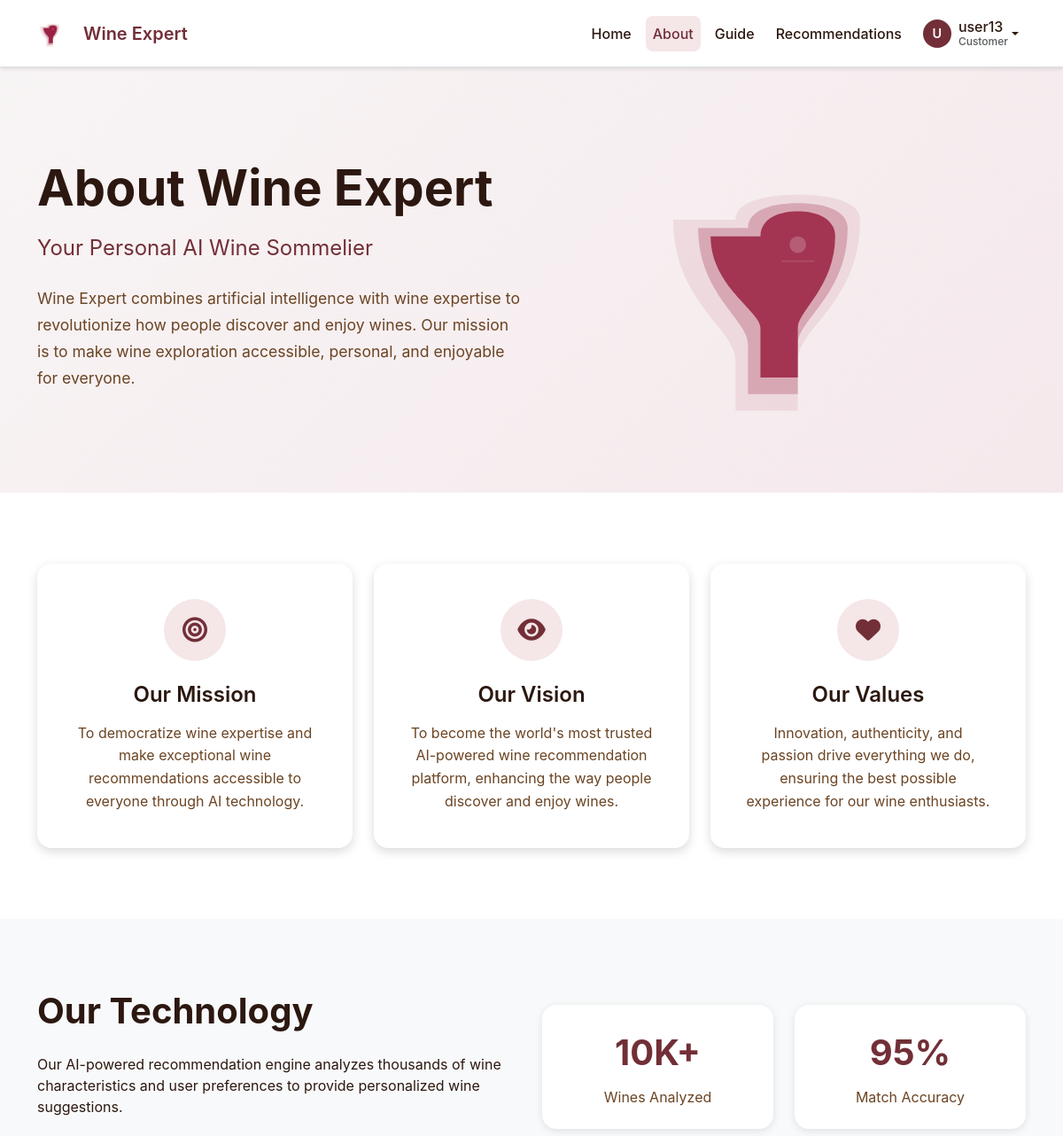
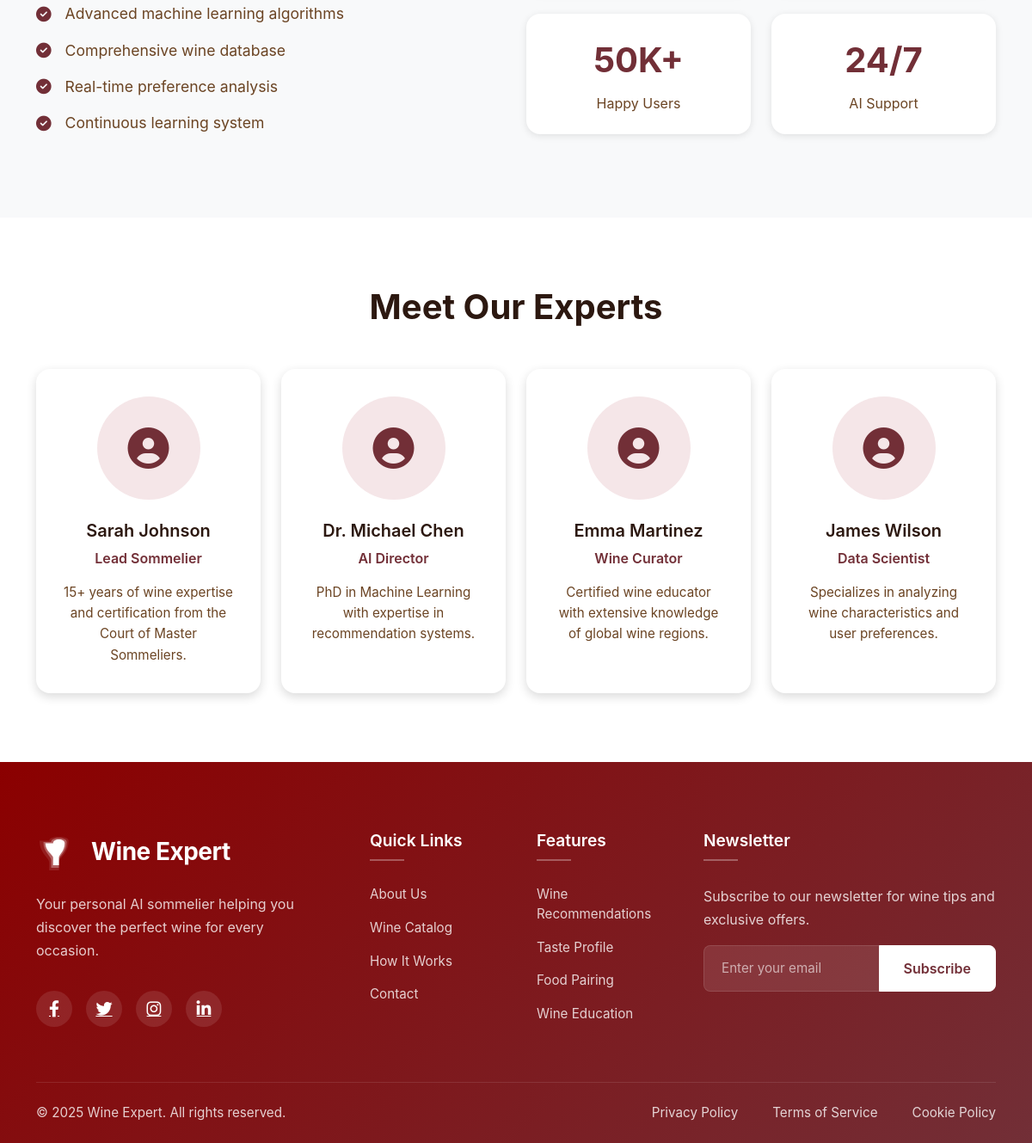
/about (signed in), run on the app's committed database (2 pictures, top to bottom).
### models/wine/recommendations.py (models this page shows, shortened)
class WineRecommender(User):
    """Wine recommendation engine."""

### routes/main.py (the view)
@main.route('/about')
def about():
    return render_template('about.html', current_year=datetime.now().year)

### extensions.py (called while the page is built)
def init_extensions(app):
    db.init_app(app)
    login_manager.init_app(app)
    login_manager.login_view = 'auth.login'
    login_manager.login_message_category = 'info'
    migrate.init_app(app, db)
    csrf.init_app(app)
    @login_manager.user_loader
    def load_user(user_id):
        from models.user.user import User
        return User.load_user(user_id)
    return app

### models/user/user.py (called while the page is built)
    @classmethod
    def load_user(cls, user_id):
        return cls.query.filter_by(id=user_id).first()

### templates/about.html (shortened to what this page needs)
{% extends 'base.html' %} {% block title %}About Us{% endblock %} {% block
content %}
<section class="about-hero">
	<div class="container">
		<div class="row align-items-center">
			<div class="col-lg-6">
				<h1 class="about-title">About Wine Expert</h1>
				<p class="about-subtitle">Your Personal AI Wine Sommelier</p>
				<p class="about-description">
					Wine Expert combines artificial intelligence with wine expertise to
					revolutionize how people discover and enjoy wines. Our mission is to
					make wine exploration accessible, personal, and enjoyable for
					everyone.
				</p>
			</div>
			<div class="col-lg-6">
				<div class="about-image">
					<img
						src="{{ url_for('static', filename='images/logo.svg') }}"
						alt="Wine Expert Logo"
						class="about-logo"
					/>
				</div>
			</div>
		</div>
	</div>
</section>
<section class="about-mission">
	<div class="container">
		<div class="row g-4">
			<div class="col-md-4">
				<div class="mission-card">
					<div class="mission-icon">
						<i class="fas fa-bullseye"></i>
					</div>
					<h3>Our Mission</h3>
					<p>
						To democratize wine expertise and make exceptional wine
						recommendations accessible to everyone through AI technology.
					</p>
				</div>
			</div>
			<div class="col-md-4">
				<div class="mission-card">
					<div class="mission-icon">
						<i class="fas fa-eye"></i>
					</div>
					<h3>Our Vision</h3>
					<p>
						To become the world's most trusted AI-powered wine recommendation
						platform, enhancing the way people discover and enjoy wines.
					</p>
				</div>
			</div>
			<div class="col-md-4">
				<div class="mission-card">
					<div class="mission-icon">
						<i class="fas fa-heart"></i>
					</div>
					<h3>Our Values</h3>
					<p>
						Innovation, authenticity, and passion drive everything we do,
						ensuring the best possible experience for our wine enthusiasts.
					</p>
				</div>
			</div>
		</div>
	</div>
</section>
<section class="about-technology">
	<div class="container">
		<div class="row align-items-center">
			<div class="col-lg-6">
				<div class="technology-content">
					<h2>Our Technology</h2>
					<p class="mb-4">
						Our AI-powered recommendation engine analyzes thousands of wine
						characteristics and user preferences to provide personalized wine
						suggestions.
					</p>
					<ul class="technology-features">
						<li>
							<i class="fas fa-check-circle"></i>
							Advanced machine learning algorithms
						</li>
						<li>
							<i class="fas fa-check-circle"></i>
							Comprehensive wine database
						</li>
						<li>
							<i class="fas fa-check-circle"></i>
							Real-time preference analysis
						</li>
						<li>
							<i class="fas fa-check-circle"></i>
							Continuous learning system
						</li>
					</ul>
				</div>
			</div>
			<div class="col-lg-6">
				<div class="technology-stats">
					<div class="row g-4">
						<div class="col-6">
							<div class="stat-card">
								<div class="stat-number">10K+</div>
								<div class="stat-label">Wines Analyzed</div>
							</div>
						</div>
						<div class="col-6">
							<div class="stat-card">
								<div class="stat-number">95%</div>
								<div class="stat-label">Match Accuracy</div>
							</div>
						</div>
						<div class="col-6">
							<div class="stat-card">
								<div class="stat-number">50K+</div>
								<div class="stat-label">Happy Users</div>
							</div>
						</div>
						<div class="col-6">
							<div class="stat-card">
								<div class="stat-number">24/7</div>
								<div class="stat-label">AI Support</div>
							</div>
						</div>
					</div>
				</div>
			</div>
		</div>
	</div>
</section>
<section class="about-team">
	<div class="container">
		<h2 class="text-center mb-5">Meet Our Experts</h2>
		<div class="row g-4">
			<div class="col-lg-3 col-md-6">
				<div class="team-card">
					<div class="team-image">
						<i class="fas fa-user-circle"></i>
					</div>
					<h4>Sarah Johnson</h4>
					<p class="team-role">Lead Sommelier</p>
					<p class="team-description">
						15+ years of wine expertise and certification from the Court of
						Master Sommeliers.
					</p>
				</div>
			</div>
			<div class="col-lg-3 col-md-6">
				<div class="team-card">
					<div class="team-image">
						<i class="fas fa-user-circle"></i>
					</div>
					<h4>Dr. Michael Chen</h4>
					<p class="team-role">AI Director</p>
					<p class="team-description">
						PhD in Machine Learning with expertise in recommendation systems.
					</p>
				</div>
			</div>
			<div class="col-lg-3 col-md-6">
				<div class="team-card">
					<div class="team-image">
						<i class="fas fa-user-circle"></i>
					</div>
					<h4>Emma Martinez</h4>
					<p class="team-role">Wine Curator</p>
					<p class="team-description">
						Certified wine educator with extensive knowledge of global wine
						regions.
					</p>
				</div>
			</div>
			<div class="col-lg-3 col-md-6">
				<div class="team-card">
					<div class="team-image">
						<i class="fas fa-user-circle"></i>
					</div>
					<h4>James Wilson</h4>
					<p class="team-role">Data Scientist</p>
					<p class="team-description">
						Specializes in analyzing wine characteristics and user preferences.
					</p>
				</div>
			</div>
		</div>
	</div>
</section>
{% endblock %}

### templates/base.html (shortened to what this page needs)
<!DOCTYPE html>
<html lang="en">
	<head>
		<link
			href="https://cdn.jsdelivr.net/npm/bootstrap@5.3.0/dist/css/bootstrap.min.css"
			rel="stylesheet"
		/>
		<link
			rel="stylesheet"
			href="https://cdnjs.cloudflare.com/ajax/libs/font-awesome/6.4.0/css/all.min.css"
		/>
		<link
			rel="stylesheet"
			href="https://cdn.jsdelivr.net/npm/sweetalert2@11/dist/sweetalert2.min.css"
		/>
		<link
			rel="stylesheet"
			href="{{ url_for('static', filename='css/style.css') }}"
		/>
	</head>
	<body class="{{ body_class }}">
		<nav class="navbar navbar-expand-lg">
			<div class="container">
				<a class="navbar-brand" href="{{ url_for('main.index') }}">
					<img
						src="{{ url_for('static', filename='images/logo.svg') }}"
						alt="Wine Expert"
						height="48"
					/>
					<span>Wine Expert</span>
				</a>
				<div class="collapse navbar-collapse" id="navbarNav">
					<ul class="navbar-nav ms-auto align-items-center">
						<li class="nav-item">
							<a
								class="nav-link {{ 'active' if request.endpoint == 'main.index' }}"
								href="{{ url_for('main.index') }}"
								>Home</a
							>
						</li>
						<li class="nav-item">
							<a
								class="nav-link {{ 'active' if request.endpoint == 'main.about' }}"
								href="{{ url_for('main.about') }}"
								>About</a
							>
						</li>
						<li class="nav-item">
							<a
								class="nav-link {{ 'active' if request.endpoint == 'main.guide' }}"
								href="{{ url_for('main.guide') }}"
								>Guide</a
							>
						</li>
						{% if current_user.is_authenticated %}
						<li class="nav-item">
							<a
								class="nav-link {{ 'active' if request.endpoint == 'main.recommendations' }}"
								href="{{ url_for('main.recommendations') }}"
								>Recommendations</a
							>
						</li>
						<li class="nav-item dropdown">
							<a
								class="nav-link dropdown-toggle d-flex align-items-center"
								href="#"
								id="userDropdown"
								role="button"
								data-bs-toggle="dropdown"
								aria-expanded="false"
							>
								<div class="user-avatar">
									{{ current_user.username[0].upper() }}
								</div>
								<div class="user-info d-none d-lg-flex flex-column">
									<span class="username">{{ current_user.username }}</span>
									<small class="user-role text-muted"
										>{{ current_user.role.value|title }}</small
									>
								</div>
							</a>
						</li>
						{% endif %}
					</ul>
				</div>
			</div>
		</nav>
		<main class="content-wrapper">
			 {% block content %}{%
			endblock %}
		</main>
		<footer class="footer">
			<div class="container">
				<div class="footer-content">
					<div class="row g-4 g-lg-5">
						<div class="col-lg-4 col-md-6">
							<div class="footer-brand">
								<div class="d-flex align-items-center gap-3 mb-4">
									<img
										src="{{ url_for('static', filename='images/logo.svg') }}"
										alt="Wine Expert Logo"
										height="48"
										class="footer-logo"
									/>
									<div class="brand-text">Wine Expert</div>
								</div>
								<p class="footer-description">
									Your personal AI sommelier helping you discover the perfect
									wine for every occasion.
								</p>
								<div class="social-icons">
									<a href="#" class="social-icon" aria-label="Facebook"
										><i class="fab fa-facebook-f"></i
									></a>
									<a href="#" class="social-icon" aria-label="Twitter"
										><i class="fab fa-twitter"></i
									></a>
									<a href="#" class="social-icon" aria-label="Instagram"
										><i class="fab fa-instagram"></i
									></a>
									<a href="#" class="social-icon" aria-label="LinkedIn"
										><i class="fab fa-linkedin-in"></i
									></a>
								</div>
							</div>
						</div>
						<div class="col-lg-2 col-md-6">
							<h5 class="footer-title">Quick Links</h5>
							<ul class="footer-links">
								<li><a href="{{ url_for('main.about') }}">About Us</a></li>
								<li>
									<a href="{{ url_for('main.catalog') }}">Wine Catalog</a>
								</li>
								<li>
									<a href="{{ url_for('main.predict') }}">How It Works</a>
								</li>
								<li><a href="{{ url_for('main.contact') }}">Contact</a></li>
							</ul>
						</div>
						<div class="col-lg-2 col-md-6">
							<h5 class="footer-title">Features</h5>
							<ul class="footer-links">
								<li><a href="#">Wine Recommendations</a></li>
								<li><a href="#">Taste Profile</a></li>
								<li><a href="#">Food Pairing</a></li>
								<li><a href="#">Wine Education</a></li>
							</ul>
						</div>
						<div class="col-lg-4 col-md-6">
							<h5 class="footer-title">Newsletter</h5>
							<p class="footer-description mb-3">
								Subscribe to our newsletter for wine tips and exclusive offers.
							</p>
							<form class="footer-newsletter">
								<div class="input-group">
									<input
										type="email"
										class="form-control"
										placeholder="Enter your email"
										aria-label="Enter your email"
									/>
									<button class="btn btn-primary" type="submit">
										Subscribe
									</button>
								</div>
							</form>
						</div>
					</div>
					<div class="footer-divider"></div>
					<div
						class="d-flex flex-wrap justify-content-between align-items-center py-4"
					>
						<div class="copyright">
							© {{ current_year }} Wine Expert. All rights reserved.
						</div>
						<ul class="footer-legal">
							<li><a href="#">Privacy Policy</a></li>
							<li><a href="#">Terms of Service</a></li>
							<li><a href="#">Cookie Policy</a></li>
						</ul>
					</div>
				</div>
			</div>
		</footer>
	</body>
</html>

### static/css/style.css (style rules this page uses)
:root { --primary-color: #8B0000; --secondary-color: #FFD700; --dark-color: #2C1810; --light-color: #F5F5F5; --text-color: #333333; --accent-color: #D4AF37; --success-color: #28a745; --danger-color: #dc3545; --warning-color: #ffc107; --info-color: #17a2b8; }
body { font-family: 'Poppins', sans-serif; color: var(--text-color); background-color: #fff; padding-top: 76px; }
h1, h2, h3, h4, h5, h6 { font-weight: 600; }
.form-control { border-radius: 8px; border: 1px solid #ddd; padding: 0.75rem 1rem; transition: all 0.3s ease; }
.btn-primary { background-color: var(--primary-color); border-color: var(--primary-color); padding: 0.5rem 1.5rem; font-weight: 500; transition: all 0.3s ease; }
.navbar { background-color: #fff; border-bottom: 1px solid #dee2e6; position: fixed; top: 0; left: 0; right: 0; z-index: 1030; padding: 0.5rem 0; }
.navbar-brand { display: flex; align-items: center; font-weight: 600; color: var(--text-color); text-decoration: none; }
.navbar-brand img { margin-right: 0.5rem; }
.navbar-brand span { font-size: 1.25rem; }
.nav-link { color: var(--text-color); font-weight: 500; padding: 0.5rem 1rem; }
.nav-link.active { color: var(--primary-color); }
.user-avatar { width: 36px; height: 36px; border-radius: 50%; background: var(--wine-primary); display: flex; align-items: center; justify-content: center; color: white; font-weight: 600; font-size: 0.9rem; }
.user-info { line-height: 1.2; }
.username { font-weight: 500; color: var(--text-primary); }
.user-role { font-size: 0.75rem; color: var(--text-secondary); }
.footer { background-color: var(--dark-color); color: white; padding: 4rem 0 0; margin-top: 4rem; }
.footer-brand { max-width: 300px; }
.footer-description { color: rgba(255, 255, 255, 0.8); line-height: 1.6; }
.footer-title { color: var(--secondary-color); font-weight: 600; margin-bottom: 1.5rem; }
.footer-links { list-style: none; padding: 0; }
.footer-links li { margin-bottom: 0.8rem; }
.footer-links a { color: rgba(255, 255, 255, 0.8); text-decoration: none; transition: color 0.3s ease; }
.social-icons a { color: white; font-size: 1.2rem; transition: color 0.3s ease; }
.content-wrapper { animation: fadeIn 0.5s ease-out; }

### data on the page
WineRecommender: username "U", username "user13", role.value "Customer"
